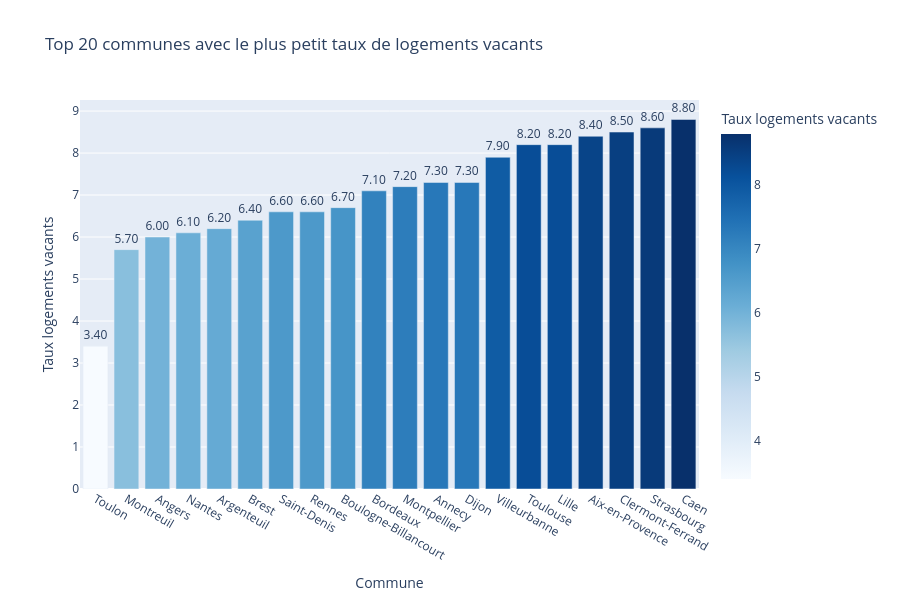

The cell this chart's notebook holds for it:
### Markdown cell above
# Partie Logement vacant

### Code cell
from analyse_logements_vacants import analyse_logements_vacants

if __name__ == "__main__":
    analyse_logements_vacants()

### Figure 1 — Plotly figure (JSON) as saved in the notebook; plotly's stock layout.template omitted (floating-point values rounded to 4 significant figures)
{"data": [{"customdata": [[180500.0, 83000.0, 2022.0], [111500.0, 93100.0, 2022.0], [157200.0, 49000.0, 2022.0], [323200.0, 44200.0, 2022.0], [107200.0, 95100.0, 2022.0], [139600.0, 29200.0, 2022.0], [113900.0, 93210.0, 2022.0], [225100.0, 35700.0, 2022.0], [119800.0, 92100.0, 2022.0], [261800.0, 33300.0, 2022.0], [302500.0, 34080.0, 2022.0], [131700.0, 74000.0, 2022.0], [159300.0, 21000.0, 2022.0], [156900.0, 69100.0, 2022.0], [504100.0, 31100.0, 2022.0], [236700.0, 59260.0, 2022.0], [147500.0, 13100.0, 2022.0], [147300.0, 63100.0, 2022.0], [291300.0, 67000.0, 2022.0], [108200.0, 14000.0, 2022.0]], "hovertemplate": "Commune=%{x}<br>Taux logements vacants=%{marker.color}<br>p21_pop=%{customdata[0]}<br>code_postal=%{customdata[1]}<br>annee=%{customdata[2]}<extra></extra>", "legendgroup": "", "marker": {"color": [3.4, 5.7, 6.0, 6.1, 6.2, 6.4, 6.6, 6.6, 6.7, 7.1, 7.2, 7.3, 7.3, 7.9, 8.2, 8.2, 8.4, 8.5, 8.6, 8.8], "coloraxis": "coloraxis", "pattern": {"shape": ""}}, "name": "", "orientation": "v", "showlegend": false, "text": [3.4, 5.7, 6.0, 6.1, 6.2, 6.4, 6.6, 6.6, 6.7, 7.1, 7.2, 7.3, 7.3, 7.9, 8.2, 8.2, 8.4, 8.5, 8.6, 8.8], "textposition": "outside", "texttemplate": "%{text:.2f}", "type": "bar", "x": ["Toulon", "Montreuil", "Angers", "Nantes", "Argenteuil", "Brest", "Saint-Denis", "Rennes", "Boulogne-Billancourt", "Bordeaux", "Montpellier", "Annecy", "Dijon", "Villeurbanne", "Toulouse", "Lille", "Aix-en-Provence", "Clermont-Ferrand", "Strasbourg", "Caen"], "xaxis": "x", "y": [3.4, 5.7, 6.0, 6.1, 6.2, 6.4, 6.6, 6.6, 6.7, 7.1, 7.2, 7.3, 7.3, 7.9, 8.2, 8.2, 8.4, 8.5, 8.6, 8.8], "yaxis": "y"}], "layout": {"barmode": "relative", "coloraxis": {"colorbar": {"title": {"text": "Taux logements vacants"}}, "colorscale": [[0, "rgb(247,251,255)"], [0.125, "rgb(222,235,247)"], [0.25, "rgb(198,219,239)"], [0.375, "rgb(158,202,225)"], [0.5, "rgb(107,174,214)"], [0.625, "rgb(66,146,198)"], [0.75, "rgb(33,113,181)"], [0.875, "rgb(8,81,156)"], [1, "rgb(8,48,107)"]]}, "height": 600, "legend": {"tracegroupgap": 0}, "title": {"text": "Top 20 communes avec le plus petit taux de logements vacants"}, "xaxis": {"anchor": "y", "domain": [0, 1], "title": {"text": "Commune"}}, "yaxis": {"anchor": "x", "domain": [0, 1], "title": {"text": "Taux logements vacants"}}}}
